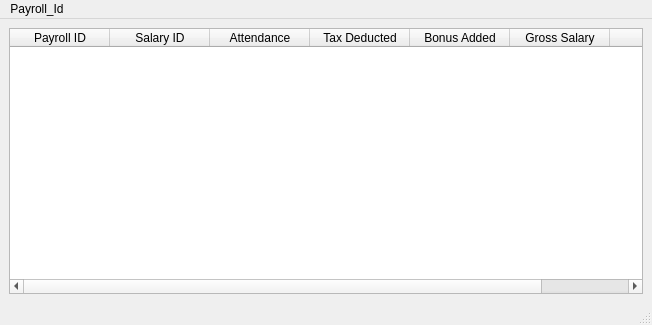
<?xml version="1.0" encoding="UTF-8"?>
<ui version="4.0">
 <class>PayrollScreen</class>
 <widget class="QMainWindow" name="PayrollScreen">
  <property name="geometry">
   <rect>
    <x>0</x>
    <y>0</y>
    <width>652</width>
    <height>325</height>
   </rect>
  </property>
  <property name="windowTitle">
   <string>Payroll Screen</string>
  </property>
  <widget class="QWidget" name="centralwidget">
   <layout class="QVBoxLayout" name="verticalLayout">
    <item>
     <widget class="QTableWidget" name="tableWidget">
      <property name="rowCount">
       <number>0</number>
      </property>
      <property name="columnCount">
       <number>7</number>
      </property>
      <column>
       <property name="text">
        <string>Payroll ID</string>
       </property>
      </column>
      <column>
       <property name="text">
        <string>Salary ID</string>
       </property>
      </column>
      <column>
       <property name="text">
        <string>Attendance</string>
       </property>
      </column>
      <column>
       <property name="text">
        <string>Tax Deducted</string>
       </property>
      </column>
      <column>
       <property name="text">
        <string>Bonus Added</string>
       </property>
      </column>
      <column>
       <property name="text">
        <string>Gross Salary</string>
       </property>
      </column>
      <column>
       <property name="text">
        <string>Date</string>
       </property>
      </column>
     </widget>
    </item>
   </layout>
  </widget>
  <widget class="QMenuBar" name="menubar">
   <property name="geometry">
    <rect>
     <x>0</x>
     <y>0</y>
     <width>652</width>
     <height>26</height>
    </rect>
   </property>
   <widget class="QMenu" name="menuP">
    <property name="title">
     <string>Payroll_Id</string>
    </property>
   </widget>
   <addaction name="menuP"/>
  </widget>
  <widget class="QStatusBar" name="statusbar"/>
 </widget>
 <resources/>
 <connections/>
</ui>
